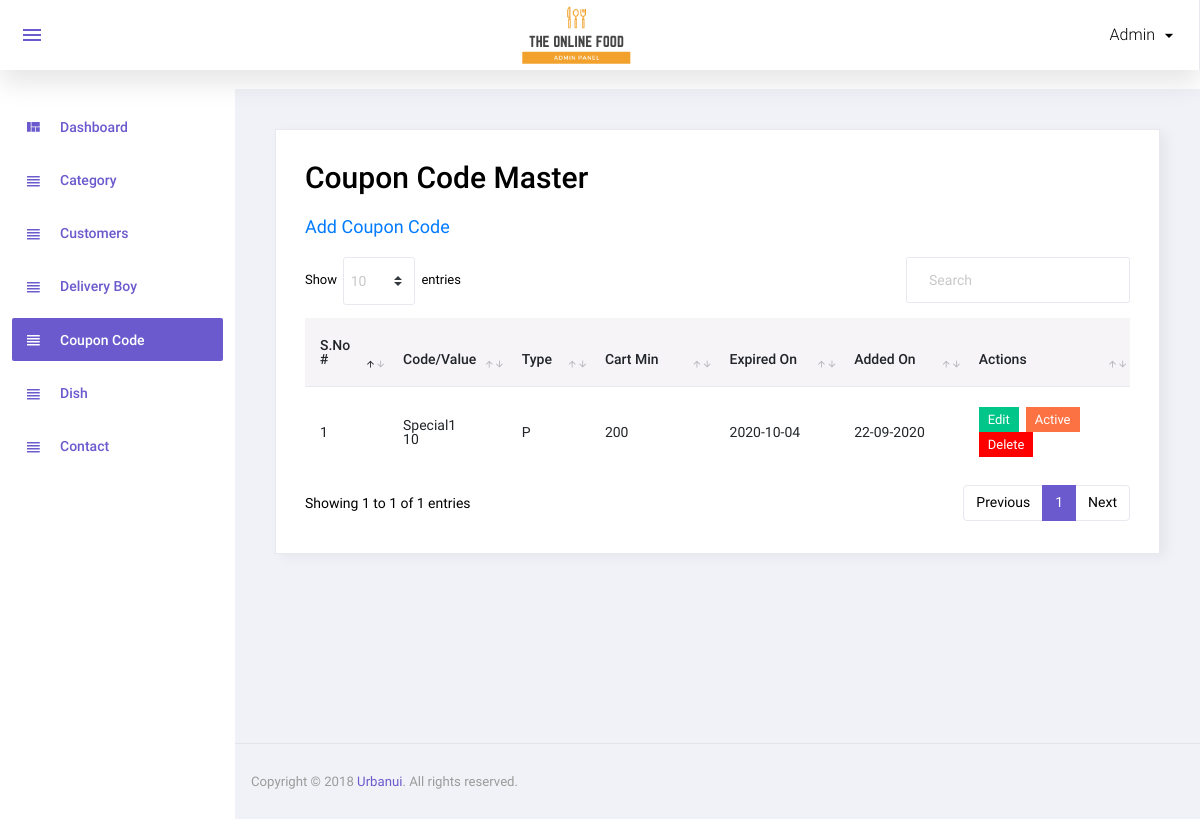
The app's page /admin/coupon_code.php (signed in) with its own data.
### tables this page shows
CREATE TABLE `coupon_code` (
  `id` int(11) NOT NULL,
  `coupon_code` varchar(20) NOT NULL,
  `coupon_type` enum('P','F') NOT NULL,
  `coupon_value` int(11) NOT NULL,
  `cart_min_value` int(11) NOT NULL,
  `expired_on` date NOT NULL,
  `status` int(11) NOT NULL,
  `added_on` datetime NOT NULL
);

### admin/coupon_code.php (the view, shortened to what this page needs)
<?php
include('top.php');
$sql="select * from coupon_code order by id desc";
$res=mysqli_query($con,$sql);
?>
  <div class="card">
            <div class="card-body">
              <h1 class="grid_title">Coupon Code Master</h1>
			  <a href="manage_coupon_code.php" class="add_link">Add Coupon Code</a>
			  <div class="row grid_box">
                <div class="col-12">
                  <div class="table-responsive">
                    <table id="order-listing" class="table">
                      <thead>
                        <tr>
                            <th width="10%">S.No #</th>
                            <th width="10%">Code/Value</th>
                            <th width="10%">Type</th>
							<th width="15%">Cart Min</th>
							<th width="15%">Expired On</th>
							<th width="15%">Added On</th>
                            <th width="20%">Actions</th>
                        </tr>
                      </thead>
                      <tbody>
                        <?php if(mysqli_num_rows($res)>0){
						$i=1;
						while($row=mysqli_fetch_assoc($res)){
						?>
						<tr>
                            <td><?php echo $i?></td>
                            <td><?php echo $row['coupon_code']?><br/>
							<?php echo $row['coupon_value']?></td>
							<td><?php echo $row['coupon_type']?></td>
							<td><?php echo $row['cart_min_value']?></td>
							<td>
							<?php
							if($row['expired_on']=='0000-00-00'){
							}else{
								echo $row['expired_on'];
							}
							?>
							</td>
							<td>
							<?php
							$dateStr=strtotime($row['added_on']);
							echo date('d-m-Y',$dateStr);
							?>
							</td>
							<td>
								<a href="manage_coupon_code.php?id=<?php echo $row['id']?>"><label class="badge badge-success hand_cursor">Edit</label></a>&nbsp;
								<?php
								if($row['status']==1){
								?>
								<a href="?id=<?php echo $row['id']?>&type=deactive"><label class="badge badge-danger hand_cursor">Active</label></a>
								<?php
								}else{
								?>
								<a href="?id=<?php echo $row['id']?>&type=active"><label class="badge badge-info hand_cursor">Deactive</label></a>
								<?php
								}
								?>
								<a href="?id=<?php echo $row['id']?>&type=delete"><label class="badge badge-danger delete_red hand_cursor">Delete</label></a>
							</td>
                        </tr>
                        <?php
						$i++;
						} } else { ?>
						<tr>
							<td colspan="5">No data found</td>
						</tr>
						<?php } ?>
                      </tbody>
                    </table>
                  </div>
				</div>
              </div>
            </div>
          </div>
<?php include('footer.php');?>

### records on screen
coupon_code: coupon_code "Special1", coupon_value "10", coupon_type "P", cart_min_value "200", expired_on "2020-10-04", added_on "22-09-2020"

### other values on screen
$_SESSION['ADMIN_USER'] "Admin"
